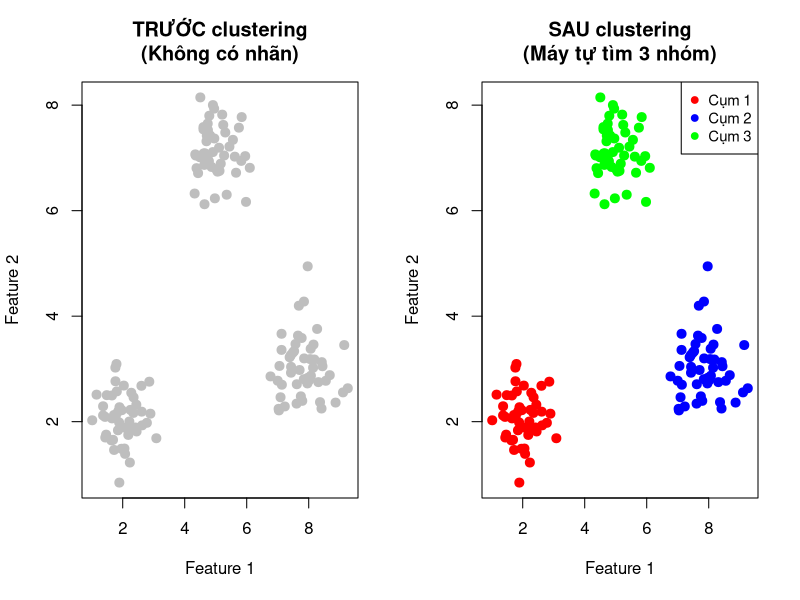
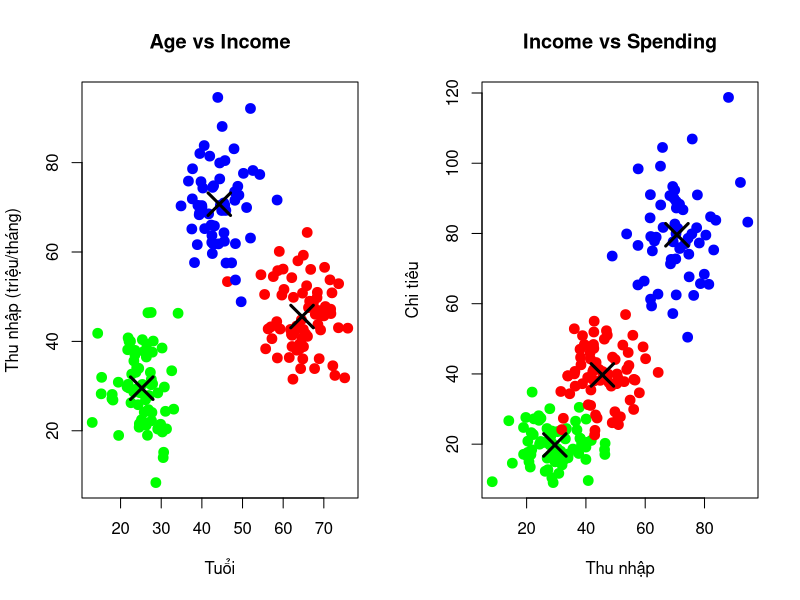
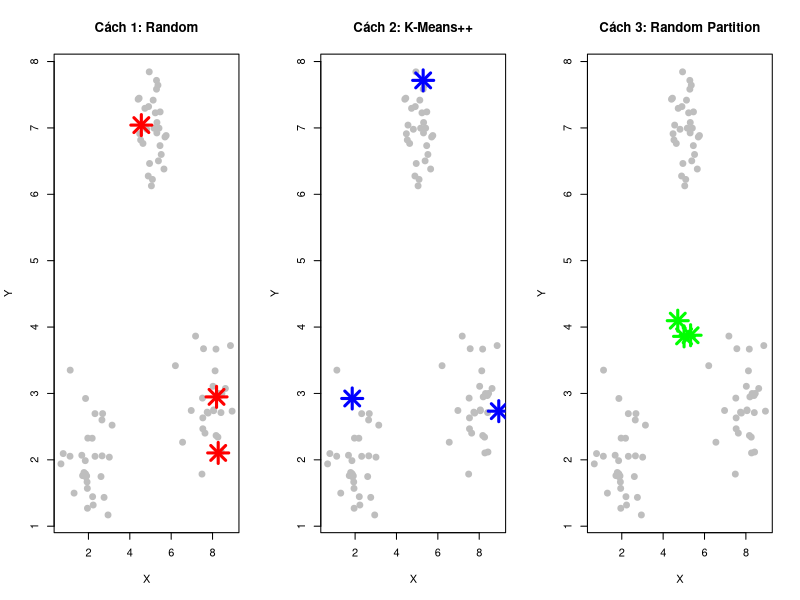
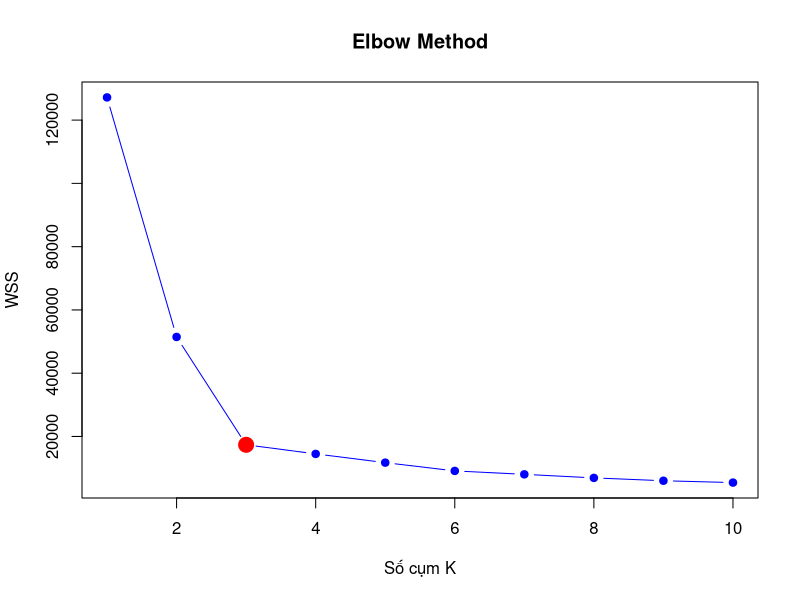

Write R code to recreate these figures, in order.
# --------------------------------------------------------------------------
# Mục tiêu học tập
# Sau khi hoàn thành bài học này, sinh viên có thể:
# - Hiểu Unsupervised Learning và vai trò của Clustering
# - Nắm vững thuật toán K-Means và cách hoạt động từng bước
# - Biết cách chọn K tối ưu (Elbow Method và Silhouette Method)
# - Hiểu và áp dụng Hierarchical Clustering
# - Sử dụng DBSCAN cho dữ liệu phức tạp
# - Đánh giá chất lượng clustering
# - Áp dụng vào bài toán thực tế
# --------------------------------------------------------------------------

# ## 2.1 Unsupervised Learning là gì?

# ### 2.1.1 Định nghĩa
# Unsupervised Learning (Học không giám sát) là học từ dữ liệu KHÔNG có nhãn.
# Đặc điểm:
# - Chỉ có input (X), không có output (y)
# - Mục tiêu: Tìm cấu trúc ẩn trong dữ liệu
# - Không có “đáp án đúng” để so sánh

# ### 2.1.2 So sánh với Supervised Learning
# | Khía cạnh    | Supervised Learning           | Unsupervised Learning        |
# |--------------|-------------------------------|------------------------------|
# | Dữ liệu      | Có nhãn (X, y)                | Không nhãn (X)               |
# | Mục tiêu     | Dự đoán y từ X                | Tìm patterns, cấu trúc       |
# | Ví dụ        | Phân loại spam, Dự đoán giá   | Phân nhóm khách hàng         |
# | Đánh giá     | Accuracy, F1, RMSE            | Silhouette, Elbow, Inertia   |
# | Độ khó       | Dễ đánh giá (có ground truth) | Khó đánh giá (không có nhãn) |

# ### 2.1.3 Các loại Unsupervised Learning
# 1. Clustering (Phân cụm): K-Means, Hierarchical, DBSCAN
# 2. Dimensionality Reduction (Giảm chiều): PCA, t-SNE, UMAP
# 3. Association Rules (Luật kết hợp): Apriori, FP-Growth
# 4. Anomaly Detection (Phát hiện bất thường)

# --------------------------------------------------------------------------
# ## 2.2 Clustering là gì?

# ### 2.2.1 Định nghĩa
# Clustering (Phân cụm) là nhóm các đối tượng tương tự vào cùng một cụm.
# Mục tiêu:
# - Các đối tượng trong cùng cụm có độ tương đồng cao
# - Các đối tượng khác cụm có độ khác biệt cao

# ### 2.2.2 Ví dụ trực quan
set.seed(123)

# Tạo 3 nhóm dữ liệu rõ ràng
group1 <- data.frame(x = rnorm(50, 2, 0.5), y = rnorm(50, 2, 0.5))
group2 <- data.frame(x = rnorm(50, 8, 0.6), y = rnorm(50, 3, 0.6))
group3 <- data.frame(x = rnorm(50, 5, 0.5), y = rnorm(50, 7, 0.5))

all_data <- rbind(group1, group2, group3)
true_labels <- c(rep(1, 50), rep(2, 50), rep(3, 50))

par(mfrow = c(1, 2))

# Trước clustering
plot(all_data$x, all_data$y, pch = 19, col = "gray", cex = 1.2,
     xlab = "Feature 1", ylab = "Feature 2",
     main = "TRƯỚC clustering\n(Không có nhãn)")

# Sau clustering
plot(all_data$x, all_data$y, pch = 19, cex = 1.2,
     col = c("red", "blue", "green")[true_labels],
     xlab = "Feature 1", ylab = "Feature 2",
     main = "SAU clustering\n(Máy tự tìm 3 nhóm)")

legend("topright", legend = c("Cụm 1", "Cụm 2", "Cụm 3"),
       col = c("red", "blue", "green"), pch = 19, cex = 0.9)

par(mfrow = c(1, 1))

# ### 2.2.3 Ví dụ cụ thể: Phân khúc khách hàng
set.seed(42)

# Tạo dữ liệu khách hàng
customers <- data.frame(
  Age = c(rnorm(70, 25, 4), rnorm(60, 45, 5), rnorm(70, 65, 6)),
  Income = c(rnorm(70, 30, 8), rnorm(60, 70, 10), rnorm(70, 45, 8)),
  Spending = c(rnorm(70, 20, 5), rnorm(60, 80, 12), rnorm(70, 40, 8))
)

# K-Means
km <- kmeans(customers, centers = 3, nstart = 25)
customers$Cluster <- km$cluster

# Visualization
par(mfrow = c(1, 2))

plot(customers$Age, customers$Income,
     col = c("red", "blue", "green")[customers$Cluster],
     pch = 19, cex = 1.3,
     xlab = "Tuổi", ylab = "Thu nhập (triệu/tháng)",
     main = "Age vs Income")
points(km$centers[, 1:2], pch = 4, cex = 3, lwd = 3)

plot(customers$Income, customers$Spending,
     col = c("red", "blue", "green")[customers$Cluster],
     pch = 19, cex = 1.3,
     xlab = "Thu nhập", ylab = "Chi tiêu",
     main = "Income vs Spending")
points(km$centers[, 2:3], pch = 4, cex = 3, lwd = 3)

par(mfrow = c(1, 1))

# Phân tích 3 nhóm khách hàng:
# Thống kê từng cụm
cluster_summary <- data.frame(
  Cum = 1:3,
  So_luong = as.numeric(table(customers$Cluster)),
  Tuoi_TB = tapply(customers$Age, customers$Cluster, mean),
  Thu_nhap_TB = tapply(customers$Income, customers$Cluster, mean),
  Chi_tieu_TB = tapply(customers$Spending, customers$Cluster, mean)
)

# Làm tròn
cluster_summary[, 3:5] <- round(cluster_summary[, 3:5], 1)
print(cluster_summary)

# --------------------------------------------------------------------------
# ## 2.3 K-Means Clustering

# ### 2.3.1 Hiểu thuật toán K-Means từ đầu
# K-Means là thuật toán phân cụm dựa trên khoảng cách.
# - K: Số cụm (phải chọn trước)
# - Means: Trung bình (centroid là điểm trung bình)

# ### 2.3.2 Các bước thuật toán chi tiết
# Bước 1: Khởi tạo (Initialization)
set.seed(42)

# Tạo dữ liệu mẫu
data_points <- data.frame(
  x = c(rnorm(30, 2, 0.5), rnorm(30, 8, 0.6), rnorm(30, 5, 0.5)),
  y = c(rnorm(30, 2, 0.5), rnorm(30, 3, 0.6), rnorm(30, 7, 0.5))
)

# [Đoạn mã minh họa các cách khởi tạo Centroids]
par(mfrow = c(1, 3))

# Cách 1: Random
set.seed(123)
random_idx <- sample(1:nrow(data_points), 3)
plot(data_points$x, data_points$y, pch = 19, col = "gray", cex = 1.2,
     main = "Cách 1: Random", xlab = "X", ylab = "Y")
points(data_points$x[random_idx], data_points$y[random_idx], 
       pch = 8, cex = 3, lwd = 3, col = "red")

# Cách 2: K-Means++ (mô phỏng)
c1_idx <- sample(1:nrow(data_points), 1)
dist_to_c1 <- sqrt((data_points$x - data_points$x[c1_idx])^2 + (data_points$y - data_points$y[c1_idx])^2)
c2_idx <- which.max(dist_to_c1)
dist_to_c2 <- sqrt((data_points$x - data_points$x[c2_idx])^2 + (data_points$y - data_points$y[c2_idx])^2)
min_dist <- pmin(dist_to_c1, dist_to_c2)
c3_idx <- which.max(min_dist)
kmpp_idx <- c(c1_idx, c2_idx, c3_idx)

plot(data_points$x, data_points$y, pch = 19, col = "gray", cex = 1.2,
     main = "Cách 2: K-Means++", xlab = "X", ylab = "Y")
points(data_points$x[kmpp_idx], data_points$y[kmpp_idx], 
       pch = 8, cex = 3, lwd = 3, col = "blue")

# Cách 3: Random Partition
set.seed(456)
random_clusters <- sample(1:3, nrow(data_points), replace = TRUE)
centers_rp <- aggregate(data_points, by = list(random_clusters), mean)[, -1]

plot(data_points$x, data_points$y, pch = 19, col = "gray", cex = 1.2,
     main = "Cách 3: Random Partition", xlab = "X", ylab = "Y")
points(centers_rp$x, centers_rp$y, pch = 8, cex = 3, lwd = 3, col = "green")

par(mfrow = c(1, 1))

# Bước 2: Assignment (Gán cụm) - Tính khoảng cách Euclidean
# Công thức: d(x, c) = sqrt(sum((xi - ci)^2))
point <- c(x = 5, y = 5)
centroids <- rbind(c(2, 2), c(8, 3), c(5, 7))
distances <- apply(centroids, 1, function(c) sqrt(sum((point - c)^2)))
print(distances)

# Bước 3: Update (Cập nhật centroids)
# Centroid mới = trung bình tọa độ của các điểm trong cụm
cluster1_points <- data.frame(x = c(2.1, 2.5, 1.8), y = c(2.3, 1.9, 2.1))
new_centroid <- colMeans(cluster1_points)
print(new_centroid)

# ### 2.3.5 Tại sao cần nstart = 25?
# K-Means nhạy cảm với khởi tạo. Cần chạy nhiều lần để tránh local minimum.
km_nstart1 <- kmeans(data_points, centers = 3, nstart = 1)
km_nstart25 <- kmeans(data_points, centers = 3, nstart = 25)

# --------------------------------------------------------------------------
# ## 2.4 Chọn số cụm K tối ưu

# ### 2.4.2 Elbow Method
# Ý tưởng: Tìm điểm "khuỷu tay" nơi WSS giảm chậm lại.
wss_values <- sapply(1:10, function(k) {
  kmeans(customers[, 1:2], centers = k, nstart = 25)$tot.withinss
})

plot(1:10, wss_values, type = "b", pch = 19, col = "blue", 
     xlab = "Số cụm K", ylab = "WSS", main = "Elbow Method")
points(3, wss_values[3], col = "red", pch = 19, cex = 2)
